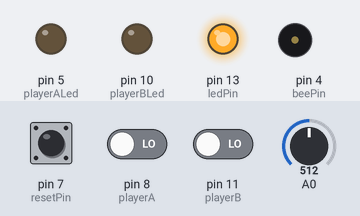
A sketch run on a simulated Arduino Uno, built with avr-gcc and run on an emulated ATmega328P. On the bench: output pins drawn as LEDs (lit = HIGH), buzzer (waves = sounding, pin HIGH). Dashed ring = blinking. The inputs (shaded band) are chosen by the test bench; at power-on: pin 8 (playerA) LOW, pin 11 (playerB) LOW, pin 7 (resetPin) LOW, A0 = 512. Random numbers use the default seed unless the sketch sets one.

Above: at 1.3 s.
1.4 s: pin 8 (playerA) driven HIGH
At 1.5 s:
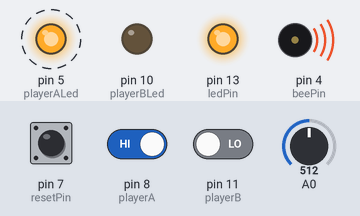
At 2.1 s:
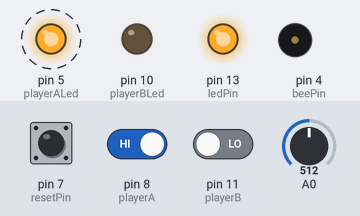
4.4 s: pin 8 (playerA) driven LOW
5.9 s: pin 11 (playerB) driven HIGH
At 6.0 s:
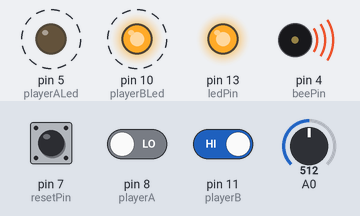
8.9 s: pin 11 (playerB) driven LOW
Timing chart, 0 to 13.5 s (numbered marks = the images above; inputs shaded):
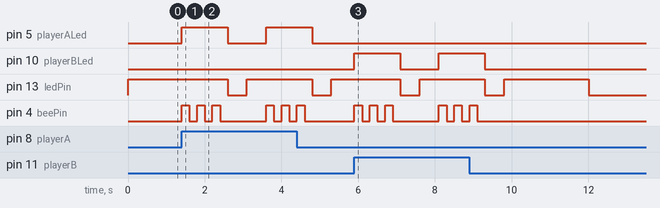

Measured:
- after the input at 1.4 s, pin 5 (playerALed): LOW → HIGH at once, → LOW 1.2 s later, → HIGH 1.0 s later; pin 4 (beePin): LOW → HIGH at once, → LOW 0.20 s later, → HIGH 0.20 s later, → LOW 0.20 s later, … (10 changes in this stretch)
- after the input at 5.9 s, pin 10 (playerBLed): LOW → HIGH at once, → LOW 1.2 s later, → HIGH 1.0 s later; pin 4 (beePin): LOW → HIGH at once, → LOW 0.20 s later, → HIGH 0.20 s later, → LOW 0.20 s later, … (10 changes in this stretch)

The sketch:

MyFirstGame.ino
```cpp
int resetPin = 7;
int ledPin = 13;
int beePin = 4;
int randNumber;

int playerA = 8;
int playerALed = 5;
int playerAStatus = LOW;

int playerB = 11;
int playerBLed = 10;
int playerBStatus = LOW;

int i, j;

void setup() {
  pinMode(resetPin, INPUT);
  pinMode(ledPin, OUTPUT);
  pinMode(beePin, OUTPUT);
  pinMode(playerA, INPUT);
  pinMode(playerALed, OUTPUT);
  pinMode(playerB, INPUT);
  pinMode(playerBLed, OUTPUT);
}
void loop() {
//  digitalWrite(ledPin, (digitalRead(startPin) == HIGH || digitalRead(playerA) == HIGH || digitalRead(playerB) == HIGH) ? HIGH : LOW);
//  delay(50);
  // start
  digitalWrite(ledPin, HIGH);
  delay(500);
  randomSeed(analogRead(0));
  randNumber = random(1500, 2500);
  playerAStatus = playerBStatus = LOW;
  for (i = 0; i < randNumber; ++i) {
    playerAStatus = digitalRead(playerA);
    playerBStatus = digitalRead(playerB);
    if (playerAStatus == HIGH || playerBStatus == HIGH) {
      digitalWrite(playerAStatus == HIGH ? playerALed : playerBLed, HIGH);
      for (j = 0; j < 3; j++) {
        digitalWrite(beePin, HIGH);
        delay(200);
        digitalWrite(beePin, LOW);
        delay(200);
      }
      digitalWrite(playerAStatus == HIGH ? playerALed : playerBLed, LOW);
      break;
    }
    delay(1);
  }
  digitalWrite(ledPin, LOW);
  if (playerAStatus == LOW && playerBStatus == LOW) {
    while (1) {
     if (digitalRead(resetPin) == HIGH) {
       break;
     }
     playerAStatus = digitalRead(playerA);
      playerBStatus = digitalRead(playerB);
      if (playerAStatus == HIGH || playerBStatus == HIGH) {
        digitalWrite(playerAStatus == HIGH ? playerALed : playerBLed, HIGH);
        delay(2000);
        digitalWrite(playerAStatus == HIGH ? playerALed : playerBLed, LOW);
        break;
      }
      delay(10);
    }
  } else {
    delay(500);
  }
}
```
